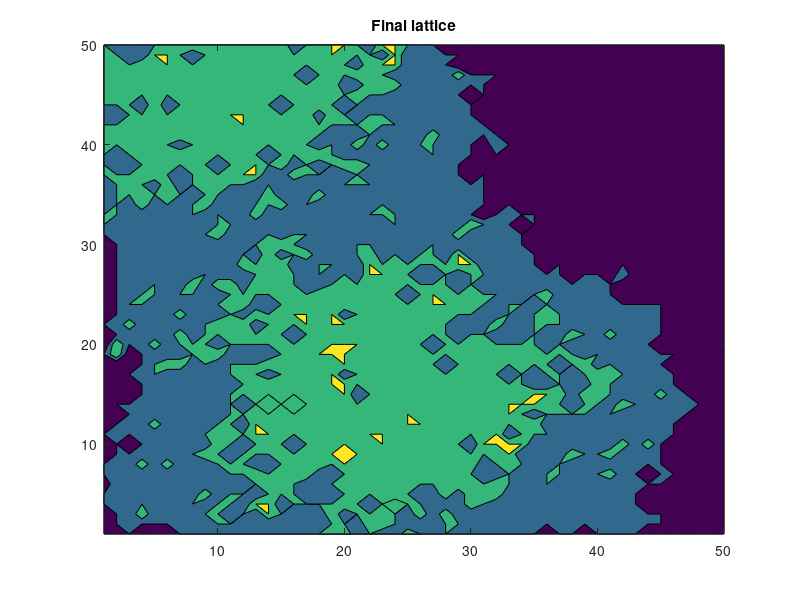
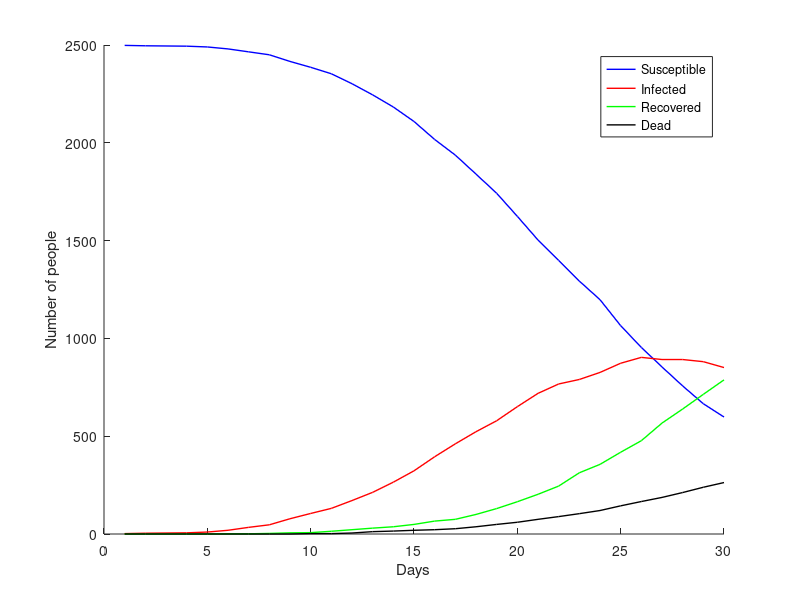

The MATLAB script that drew these images, in order:
%SIRD model
clear

size=50; %side length of square

days=30;

lattice_si=zeros(size,size);
lattice_rd=zeros(size,size); %0 is susceptible
lattice_i_days=zeros(size,size);

initial_infections=2;

for x=1:initial_infections
  initial_x=floor(size*rand())+1; %first position of infected
  initial_y=floor(size*rand())+1;
  lattice_si(initial_x,initial_y)=1; %1 is infected
endfor

infection_rate=.1; %the rate that each additional neighbor multiplies the infection by
infection_radius=3; %how much taxicab distance away someone can be and still infect
infection_factor=2; %chance goes down by a factor of this for every further distance
death_chance=.005; %chances are PER DAY
recovery_chance=.015;
long_connections=5; %how many "longer distance" connections can infect people

%setting up infection mechanism
for radius=1:infection_radius
  for x_offset=0:radius
    infection_matrix(infection_radius+1+x_offset,infection_radius+1+radius-x_offset)=1/infection_factor^(radius-1); 
    infection_matrix(infection_radius+1-x_offset,infection_radius+1+radius-x_offset)=1/infection_factor^(radius-1);
    infection_matrix(infection_radius+1+x_offset,infection_radius+1-radius+x_offset)=1/infection_factor^(radius-1);
    infection_matrix(infection_radius+1-x_offset,infection_radius+1-radius+x_offset)=1/infection_factor^(radius-1);    
  endfor
endfor

for j=1:days
  i=rand(size);
  lattice_si_temp=lattice_si;
  
  lattice_i_days=lattice_i_days+(lattice_si==1); %each day the chance of death/recovery goes up linearly
    
  lattice_neighbors=infection_rate*conv2(lattice_si,infection_matrix,"same")-i;
  lattice_si_temp=lattice_si | (lattice_neighbors>0);
  lattice_rd=lattice_rd+3*(lattice_si.*(i>(1-(death_chance*lattice_i_days))))+2*(lattice_si.*(i<(recovery_chance*lattice_i_days)));
  lattice_si=lattice_si_temp & not(lattice_rd);
  
  end_s(j)=sum(sum((lattice_si+lattice_rd)==0));
  end_i(j)=sum(sum((lattice_si+lattice_rd)==1));
  end_r(j)=sum(sum((lattice_si+lattice_rd)==2));
  end_d(j)=sum(sum((lattice_si+lattice_rd)==3));
  
  if any(any(lattice_si))==0
    break
  endif
endfor

%plot

figure(1)
clf;
colormap ("default");
x=1:size;
y=1:size;
contourf(x,y,lattice_si(x,y)+lattice_rd(x,y),0:4)
title ({"Final lattice"});

figure(2)
clf;
x=1:days;
hold on
plot(x,end_s(x),'b','LineWidth',1)
plot(x,end_i(x),'r','LineWidth',1)
plot(x,end_r(x),'g','LineWidth',1)
plot(x,end_d(x),'k','LineWidth',1)
xlabel("Days")
ylabel("Number of people")
legend("Susceptible","Infected","Recovered","Dead")
